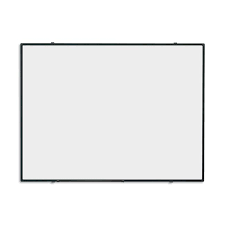
#> input picture images/whiteboard.png, 225 x 225 px
$ python drawing.py
#> lines starting #> are read from the running program, lines starting #| are printed output that depends on the picture; after the words box and inside, x2 and y2 are one past the last pixel; in counts of white or black regions, pixels touching at a corner belong together
import os

import cv2

img = cv2.imread(os.path.join('.', 'images', 'whiteboard.png'))
#> img is the input picture: shape (225, 225, 3); mean B, G, R 240, 240, 239.8

print(img.shape)
#| (225, 225, 3)
# (x,y) are swiched for shape

# line
cv2.line(img, (100, 150), (200, 220), (0,255, 0), 3)
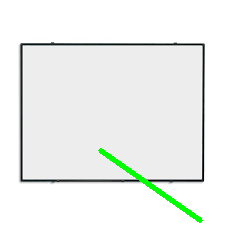
#> img: shape (225, 225, 3); 1.27% of pixels changed, all inside (x1, y1, x2, y2) = (98, 148, 203, 223)

# rectangle
# last number is thickness, -1 means fill
cv2.rectangle(img, (10, 250), (100,100), (0, 0 , 255), -1)
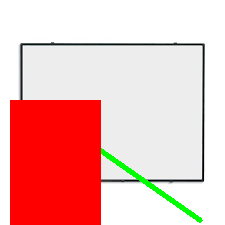
#> img: shape (225, 225, 3); mean B, G, R 183.7, 186.9, 240.8

#circle
cv2.circle(img, (168, 56), 52, (255, 0,0), 10 )

# text
cv2.putText(img, 'Hello!', (28,112), cv2.FONT_HERSHEY_SIMPLEX, 1,(255, 255, 0), 4)
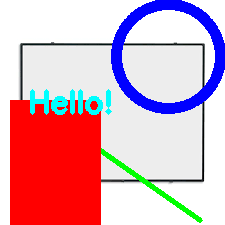
#> img: shape (225, 225, 3); mean B, G, R 187.9, 173.1, 218.4

cv2.imshow('whiteboard', img)
cv2.waitKey(0)
